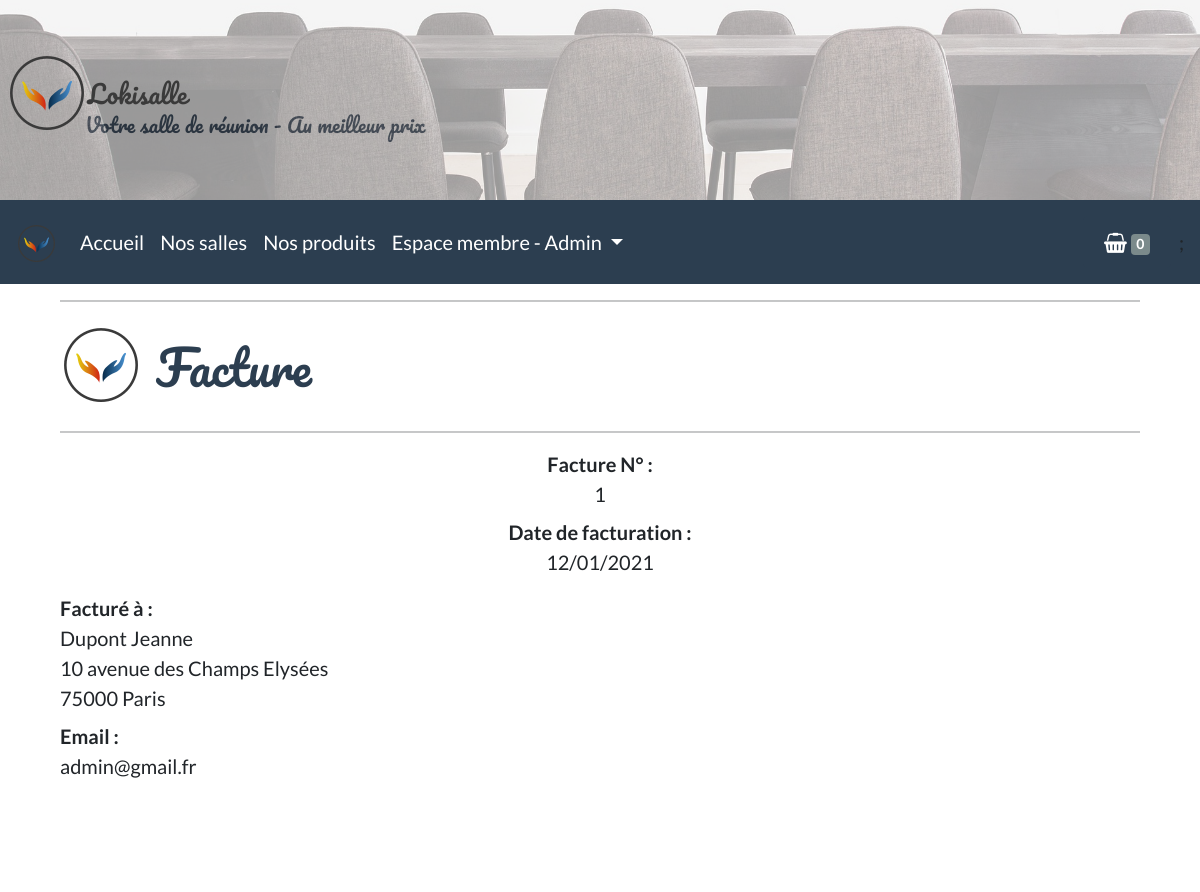
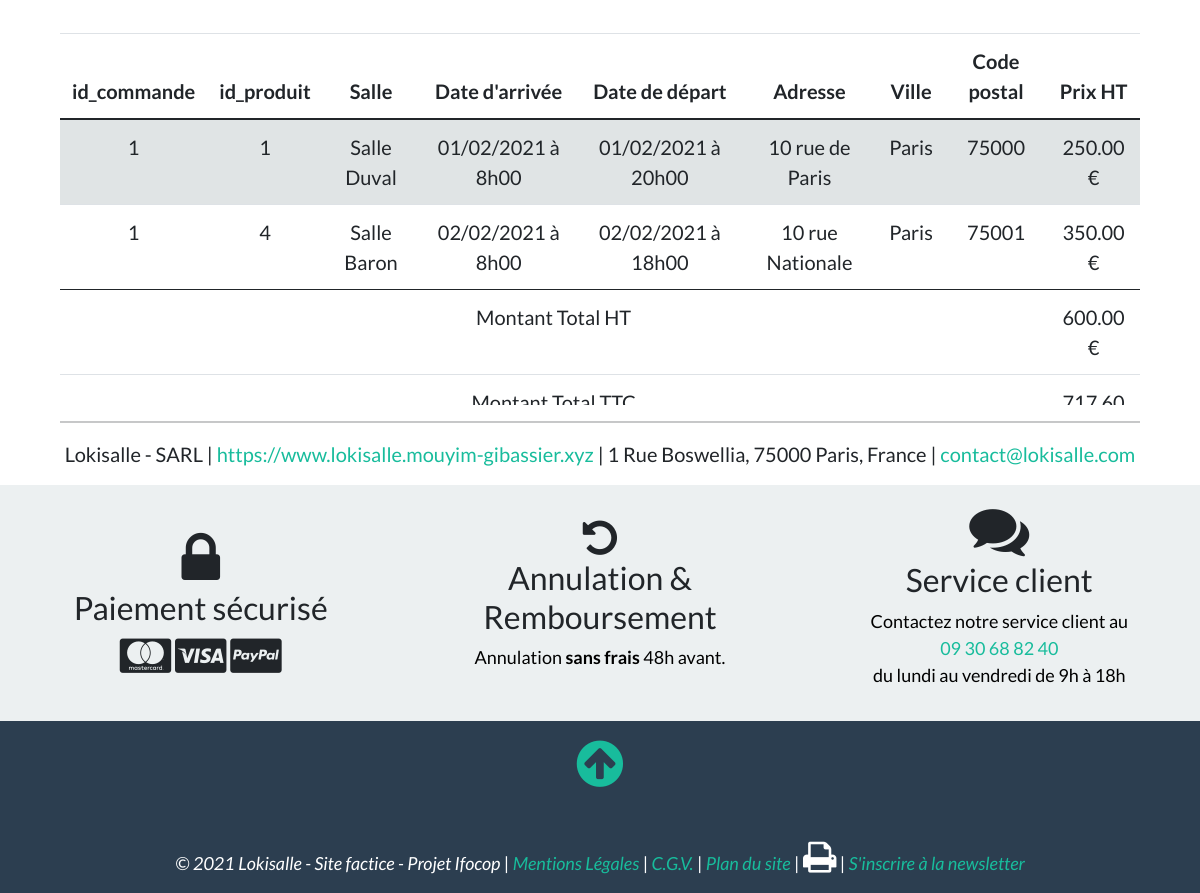
The app's page /pages/facture.php?id_commande=1 (signed in) with its own data (2 pictures, top to bottom).
### tables this page shows
CREATE TABLE `commande` (
  `id_commande` int(6) NOT NULL,
  `montant` int(5) NOT NULL,
  `id_membre` int(5) NOT NULL,
  `date` datetime NOT NULL
);

CREATE TABLE `membre` (
  `id_membre` int(5) NOT NULL,
  `pseudo` varchar(15) NOT NULL,
  `mdp` varchar(32) NOT NULL,
  `nom` varchar(20) NOT NULL,
  `prenom` varchar(20) NOT NULL,
  `email` varchar(30) NOT NULL,
  `sexe` enum('m','f') NOT NULL,
  `ville` varchar(20) NOT NULL,
  `cp` int(5) NOT NULL,
  `adresse` varchar(50) NOT NULL,
  `statut` int(1) NOT NULL
);

CREATE TABLE `details_commande` (
  `id_details_commande` int(6) NOT NULL,
  `id_commande` int(6) NOT NULL,
  `id_produit` int(5) NOT NULL
);

CREATE TABLE `salle` (
  `id_salle` int(5) NOT NULL,
  `pays` varchar(20) NOT NULL,
  `ville` varchar(20) NOT NULL,
  `adresse` text NOT NULL,
  `cp` varchar(5) NOT NULL,
  `titre` varchar(200) NOT NULL,
  `description` text NOT NULL,
  `photo` varchar(200) NOT NULL,
  `capacite` int(3) NOT NULL,
  `categorie` enum('Réunion','Bureau','Conférence') NOT NULL
);

CREATE TABLE `produit` (
  `id_produit` int(5) NOT NULL,
  `date_arrivee` datetime NOT NULL,
  `date_depart` datetime NOT NULL,
  `id_salle` int(5) NOT NULL,
  `id_promo` int(2) DEFAULT NULL,
  `prix` int(5) NOT NULL,
  `etat` int(1) NOT NULL
);

### pages/facture.php (the view)
<?php include_once('../inc/init.inc.php');?>
<?php include_once("../inc/haut.inc.php");?>
<?php include_once('../inc/menu.inc.php');?>
<?php $commande = $pdo->query("SELECT date_format(commande.date,'%d/%m/%Y') AS new_date_commande,commande.*, membre.* FROM commande INNER JOIN membre ON membre.id_membre = commande.id_membre INNER JOIN details_commande ON details_commande.id_commande = commande.id_commande INNER JOIN produit ON produit.id_produit = details_commande.id_produit INNER JOIN salle ON salle.id_salle=produit.id_salle WHERE commande.id_commande = $_GET[id_commande]");
 $data=$commande->fetch(PDO::FETCH_ASSOC);
    ?>
<div class="conteneur">
    <hr>
    <h1 class="text-left"><img class= "pb-2 pr-3" src="/inc/logo/logoseul.png" alt ="logo lokisalle"><span class="align-middle">Facture</span></h1>
<hr>
  <section class="text-center">
   <dl>
      <dt>Facture N° :</dt>
      <dd><?php echo $data['id_commande'] ?></dd>
      <dt>Date de facturation :</dt>
      <dd><?php echo $data['new_date_commande'] ?></dd>
    </dl>
</section>
<section>
    <dl>
        <dt>Facturé à :</dt>
        <dd>
        <?php echo $data['nom'] .' '.$data['prenom'].'<br>'
        .$data['adresse'].'<br>'
        .$data['cp'].' '.$data['ville']; ?>
        </dd>
    <dl>
        <dt>Email :</dt>
        <dd><?php echo $data['email'] ?></dd>
    </dl>
    <section id="facture" class="table-responsive">
    <table class="table table-striped text-center my-5">
        <thead>
            <tr>
                <th scope="col">id_commande</th>
                <th scope="col">id_produit</th>
                <th scope="col">Salle</th>
                <th scope="col">Date d'arrivée</th>
                <th scope="col">Date de départ</th>
                <th scope="col">Adresse</th>
                <th scope="col">Ville</th>
                <th scope="col">Code postal</th>
                <th scope="col">Prix HT</th>
            </tr>
        </thead>
        <tbody>
        <?php
$pdo->query("SET lc_time_names = 'fr_FR'");
$resultat = $pdo->query("SELECT commande.*, membre.pseudo AS pseudo, date_format(produit.date_arrivee,'%d/%m/%Y à %kh%i') AS new_date_arrivee,date_format(produit.date_depart,'%d/%m/%Y à %kh%i') AS new_date_depart,produit.*, details_commande.*, salle.ville AS ville, salle.titre AS nom_salle, salle.adresse AS adresse, salle.cp AS cp FROM commande INNER JOIN membre ON membre.id_membre=commande.id_membre INNER JOIN details_commande ON commande.id_commande=details_commande.id_commande INNER JOIN produit ON details_commande.id_produit = produit.id_produit INNER JOIN salle ON salle.id_salle=produit.id_salle WHERE commande.id_commande = '$_GET[id_commande]'");
$total = 0;
       while ($datas = $resultat->fetch(PDO::FETCH_ASSOC))
        {?>
        <tr>
            <td><?php echo $datas['id_commande'] ?></td>
            <td><?php echo $datas['id_produit'] ?></td>
            <td><?php echo $datas['nom_salle'] ?></td>
            <td><?php echo $datas['new_date_arrivee'] ?></td>
            <td><?php echo $datas['new_date_depart'] ?></td>
            <td><?php echo $datas['adresse'] ?></td>
            <td><?php echo $datas['ville'] ?></td>
            <td><?php echo $datas['cp'] ?></td>
            <td><?php echo number_format($datas['prix'],2) ?> €</td>
</tr>
        <?php  $total += $datas['prix']; }  ?>
        </tbody>
        <tfoot>
        <tr>
            <td colspan="8">Montant Total HT</td>
            <td><?php echo number_format($total,2);?> €</td>
        </tr>
        <tr>
            <td colspan="8">Montant Total TTC</td>
            <td><?php echo number_format($total*1.196,2);?> €</td>
        </tr>
        </tfoot>
    </table>
</section>
  <hr>
  <div class="text-center">
   Lokisalle - SARL | <a href="/index.php">https://www.lokisalle.mouyim-gibassier.xyz</a> |
   1 Rue Boswellia, 75000 Paris, France | <a href="mailto:contact@lokisalle.com">contact@lokisalle.com</a>
   </div>
    </div>
<?php include_once('../inc/bas.inc.php');?>

### inc/css/style.css (style rules this page uses)
* { box-sizing: border-box; }
body { min-height: 1000px; font-size: clamp(20px, 0.8em, 1em); }
h1 { text-align: center; color: #2C3E50; font-family: "Pacifico", cursive; margin: 2% 0%; }
.conteneur { margin: 0 auto; width: 90%; min-height: 1000px; }
#facture { height: 500px; padding-top: 80px; }

### records on screen
commande: id_commande "1", details_commande.id_commande "1", details_commande.id_produit "1", salle.titre "Salle Duval", new_date_arrivee "01/02/2021 à 8h00", new_date_depart "01/02/2021 à 20h00", salle.adresse "10 rue de Paris", salle.ville "Paris", salle.cp "75000", produit.prix "250.00", details_commande.id_produit "4", salle.titre "Salle Baron", new_date_arrivee "02/02/2021 à 8h00", new_date_depart "02/02/2021 à 18h00", salle.adresse "10 rue Nationale", salle.cp "75001", produit.prix "350.00"
membre: nom "Dupont", prenom "Jeanne", adresse "10 avenue des Champs Elysées", cp "75000", ville "Paris", email "admin@gmail.fr"

### other values on screen
$data['new_date_commande'] "12/01/2021"
$total "600.00"
